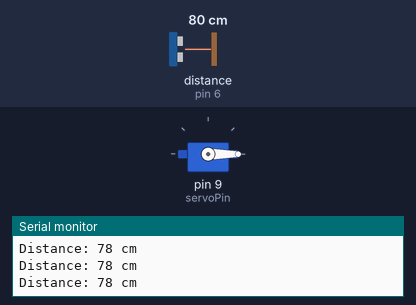
The sketch below on a simulated Arduino Uno, built with avr-gcc and run on an emulated ATmega328P. Shown: servo, the last lines printed to the serial monitor. Wiring (inferred from the names in the program): ultrasonic range finder: trigger pin 5; echo pin 6. The test bench sets the inputs (shaded band); at power-on: distance to the obstacle (sensor on pin 6) 80 cm. The echo pulse lasts 58.3 µs per cm.

Above: at 1.5 s.
1.6 s: distance to the obstacle (sensor on pin 6) set to 29 cm
4.6 s: distance to the obstacle (sensor on pin 6) set to 25 cm
At 6.1 s:
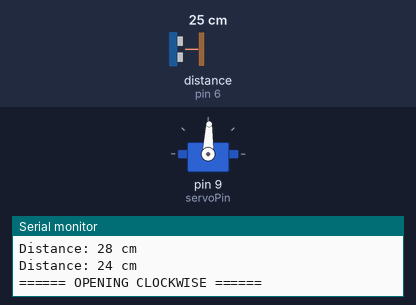
At 7.99 s:
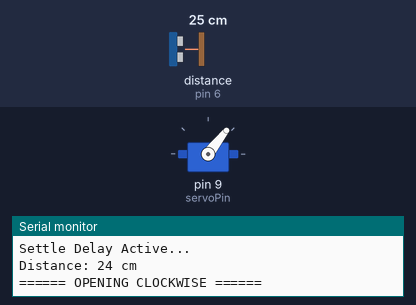
10.6 s: distance to the obstacle (sensor on pin 6) set to 250 cm
At 13.13 s:
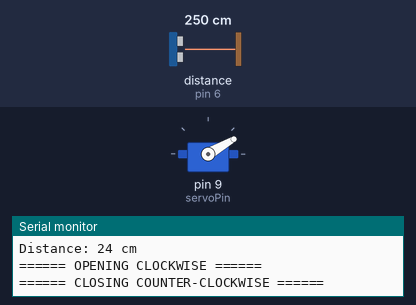
Timing chart, 0 to 14.8 s (numbered marks = the images above; inputs shaded):
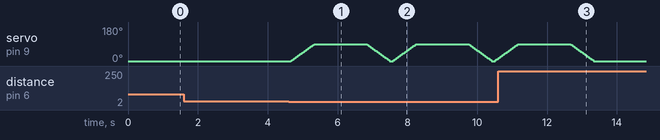

Measured:
- the behaviour switches between 27 and 26 cm on distance to the obstacle (sensor on pin 6) (found by bisection; images 0 and 1)
- after the input at 10.6 s, servo on pin 9 (servoPin): goes on until 13.3 s, then stays 0°

The sketch:

trash-can.ino
```cpp
#include <Servo.h>

Servo lidServo;

const int trigPin = 5;
const int echoPin = 6;
const int servoPin = 9;

// CLOCKWISE OPERATION: Opened an additional 30% less (Stopped at 88 degrees)
const int CLOSED_ANGLE = 0;
const int OPEN_ANGLE = 88;

const int triggerDistance = 25; // Opens if a hand is closer than 25 cm
const int minDistance = 8;      // Blocks glitch readings below 8cm

long duration;
int distance;
bool busy = false;

void setup() {
  Serial.begin(9600);

  pinMode(trigPin, OUTPUT);
  pinMode(echoPin, INPUT);

  lidServo.attach(servoPin);
  lidServo.write(CLOSED_ANGLE); // Starts at 0 degrees (Closed)
  delay(300);
  lidServo.detach();

  Serial.println("Smart Trash Can Ready - Highly Restricted Lift V8");
}

int getDistance() {
  digitalWrite(trigPin, LOW);
  delayMicroseconds(2);
  digitalWrite(trigPin, HIGH);
  delayMicroseconds(10);
  digitalWrite(trigPin, LOW);

  duration = pulseIn(echoPin, HIGH);
  distance = duration * 0.034 / 2;
  return distance;
}

void loop() {
  int currentDistance = getDistance();

  Serial.print("Distance: ");
  Serial.print(currentDistance);
  Serial.println(" cm");

  if (currentDistance >= minDistance &&
      currentDistance <= triggerDistance &&
      !busy) {

    busy = true;
    lidServo.attach(servoPin);

    // CLOCKWISE OPEN: Increments from 0 up to 88
    Serial.println("====== OPENING CLOCKWISE ====== ");
    for (int pos = CLOSED_ANGLE; pos <= OPEN_ANGLE; pos += 2) { // Smoother, smaller steps for short range
      lidServo.write(pos);
      delay(15);
    }

    // HOLD TIME: Keeps lid open for 1.5 seconds
    delay(1500);

      // COUNTER-CLOCKWISE CLOSE: Decrements from 88 down to 0
      Serial.println("====== CLOSING COUNTER-CLOCKWISE ====== ");
    for (int pos = OPEN_ANGLE; pos >= CLOSED_ANGLE; pos -= 2) {
      lidServo.write(pos);
      delay(15);
    }

    lidServo.detach();

    // Settle delay before scanning for hands again
    Serial.println("Settle Delay Active...");
    delay(50);

    busy = false;
  }

  delay(10);
}
```
